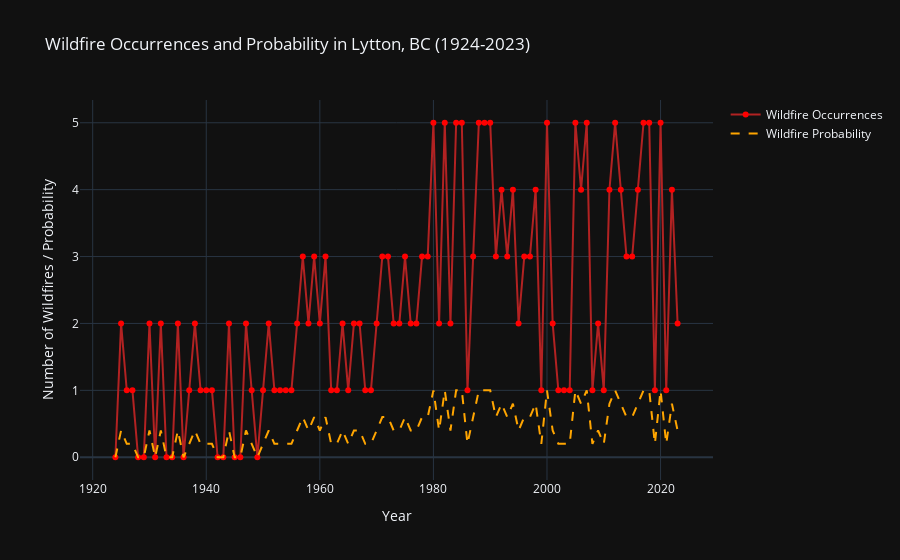

Notebook source saved alongside this figure:
### Code cell
import plotly.graph_objects as go
import pandas as pd
import random

# Simulating wildfire data for the last 100 years in Lytton, BC
years = list(range(1924, 2024))  # From 1924 to 2023
wildfire_occurrences = []

# Simulating wildfire occurrences (random data)
# Let's assume the frequency of wildfires is higher in recent years, so we use a skewed distribution
for year in years:
    # Randomly generate wildfire occurrences for each year (0 to 5 wildfires per year)
    if year < 1950:
        occurrences = random.randint(0, 2)  # Early years tend to have fewer wildfires
    elif 1950 <= year < 1980:
        occurrences = random.randint(1, 3)  # Middle years have moderate occurrences
    else:
        occurrences = random.randint(1, 5)  # Recent years have more frequent wildfires

    wildfire_occurrences.append(occurrences)

# Create a DataFrame for easier handling of the data
data = pd.DataFrame({
    'Year': years,
    'Wildfire Occurrences': wildfire_occurrences
})

# Calculate the probability of wildfires for each year (normalized by the maximum occurrences)
max_occurrences = max(wildfire_occurrences)
data['Wildfire Probability'] = data['Wildfire Occurrences'] / max_occurrences

# Create the plot using Plotly
fig = go.Figure()

# Line plot for wildfire occurrences
fig.add_trace(go.Scatter(
    x=data['Year'], y=data['Wildfire Occurrences'], mode='lines+markers', name='Wildfire Occurrences',
    line=dict(color='firebrick', width=2), marker=dict(size=6, color='red')
))

# Line plot for normalized wildfire probability
fig.add_trace(go.Scatter(
    x=data['Year'], y=data['Wildfire Probability'], mode='lines', name='Wildfire Probability',
    line=dict(color='orange', width=2, dash='dash')
))

# Update layout of the plot
fig.update_layout(
    title="Wildfire Occurrences and Probability in Lytton, BC (1924-2023)",
    xaxis_title="Year",
    yaxis_title="Number of Wildfires / Probability",
    template="plotly_dark",
    showlegend=True
)

# Show the figure
fig.show()

### Figure 1 — Plotly figure (JSON) as saved in the notebook; plotly's stock layout.template omitted (floating-point values rounded to 4 significant figures)
{"data": [{"line": {"color": "firebrick", "width": 2}, "marker": {"color": "red", "size": 6}, "mode": "lines+markers", "name": "Wildfire Occurrences", "type": "scatter", "x": [1924, 1925, 1926, 1927, 1928, 1929, 1930, 1931, 1932, 1933, 1934, 1935, 1936, 1937, 1938, 1939, 1940, 1941, 1942, 1943, 1944, 1945, 1946, 1947, 1948, 1949, 1950, 1951, 1952, 1953, 1954, 1955, 1956, 1957, 1958, 1959, 1960, 1961, 1962, 1963, 1964, 1965, 1966, 1967, 1968, 1969, 1970, 1971, 1972, 1973, 1974, 1975, 1976, 1977, 1978, 1979, 1980, 1981, 1982, 1983, 1984, 1985, 1986, 1987, 1988, 1989, 1990, 1991, 1992, 1993, 1994, 1995, 1996, 1997, 1998, 1999, 2000, 2001, 2002, 2003, 2004, 2005, 2006, 2007, 2008, 2009, 2010, 2011, 2012, 2013, 2014, 2015, 2016, 2017, 2018, 2019, 2020, 2021, 2022, 2023], "y": [0, 2, 1, 1, 0, 0, 2, 0, 2, 0, 0, 2, 0, 1, 2, 1, 1, 1, 0, 0, 2, 0, 0, 2, 1, 0, 1, 2, 1, 1, 1, 1, 2, 3, 2, 3, 2, 3, 1, 1, 2, 1, 2, 2, 1, 1, 2, 3, 3, 2, 2, 3, 2, 2, 3, 3, 5, 2, 5, 2, 5, 5, 1, 3, 5, 5, 5, 3, 4, 3, 4, 2, 3, 3, 4, 1, 5, 2, 1, 1, 1, 5, 4, 5, 1, 2, 1, 4, 5, 4, 3, 3, 4, 5, 5, 1, 5, 1, 4, 2]}, {"line": {"color": "orange", "dash": "dash", "width": 2}, "mode": "lines", "name": "Wildfire Probability", "type": "scatter", "x": [1924, 1925, 1926, 1927, 1928, 1929, 1930, 1931, 1932, 1933, 1934, 1935, 1936, 1937, 1938, 1939, 1940, 1941, 1942, 1943, 1944, 1945, 1946, 1947, 1948, 1949, 1950, 1951, 1952, 1953, 1954, 1955, 1956, 1957, 1958, 1959, 1960, 1961, 1962, 1963, 1964, 1965, 1966, 1967, 1968, 1969, 1970, 1971, 1972, 1973, 1974, 1975, 1976, 1977, 1978, 1979, 1980, 1981, 1982, 1983, 1984, 1985, 1986, 1987, 1988, 1989, 1990, 1991, 1992, 1993, 1994, 1995, 1996, 1997, 1998, 1999, 2000, 2001, 2002, 2003, 2004, 2005, 2006, 2007, 2008, 2009, 2010, 2011, 2012, 2013, 2014, 2015, 2016, 2017, 2018, 2019, 2020, 2021, 2022, 2023], "y": [0, 0.4, 0.2, 0.2, 0, 0, 0.4, 0, 0.4, 0, 0, 0.4, 0, 0.2, 0.4, 0.2, 0.2, 0.2, 0, 0, 0.4, 0, 0, 0.4, 0.2, 0, 0.2, 0.4, 0.2, 0.2, 0.2, 0.2, 0.4, 0.6, 0.4, 0.6, 0.4, 0.6, 0.2, 0.2, 0.4, 0.2, 0.4, 0.4, 0.2, 0.2, 0.4, 0.6, 0.6, 0.4, 0.4, 0.6, 0.4, 0.4, 0.6, 0.6, 1, 0.4, 1, 0.4, 1, 1, 0.2, 0.6, 1, 1, 1, 0.6, 0.8, 0.6, 0.8, 0.4, 0.6, 0.6, 0.8, 0.2, 1, 0.4, 0.2, 0.2, 0.2, 1, 0.8, 1, 0.2, 0.4, 0.2, 0.8, 1, 0.8, 0.6, 0.6, 0.8, 1, 1, 0.2, 1, 0.2, 0.8, 0.4]}], "layout": {"autosize": true, "showlegend": true, "title": {"text": "Wildfire Occurrences and Probability in Lytton, BC (1924-2023)"}, "xaxis": {"autorange": true, "range": [1918.0, 2029.0], "title": {"text": "Year"}, "type": "linear"}, "yaxis": {"autorange": true, "range": [-0.4126, 5.413], "title": {"text": "Number of Wildfires / Probability"}, "type": "linear"}}}
